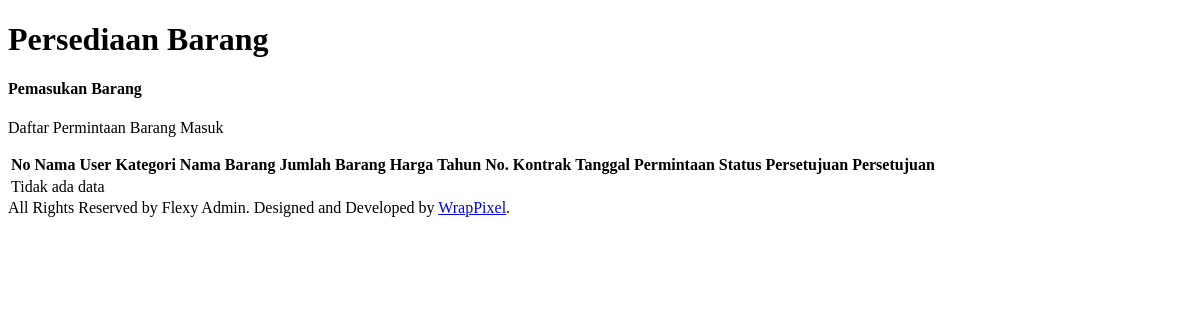
Page /kadopus/pengeluaran.php on the earlier database version.
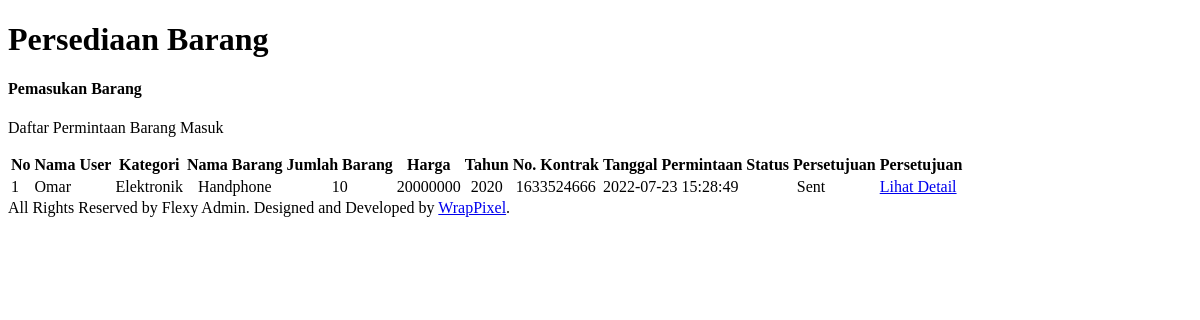
Same page on the later database version.
### tables this page shows
CREATE TABLE `pengeluaran` (
  `id_kirim` int(11) NOT NULL,
  `id_user` int(11) NOT NULL,
  `nama_user` varchar(50) NOT NULL,
  `alamat_user` varchar(250) NOT NULL,
  `id_barang` varchar(11) NOT NULL,
  `id_komoditi` int(11) NOT NULL,
  `nama_barang` varchar(250) NOT NULL,
  `jumlah_barang` int(11) NOT NULL,
  `harga_barang` int(11) NOT NULL,
  `tahun_produksi` int(11) NOT NULL,
  `no_kontrak` int(11) NOT NULL,
  `tgl_request` timestamp NOT NULL DEFAULT current_timestamp(),
  `tgl_kirim` timestamp NOT NULL DEFAULT current_timestamp(),
  `status_request` bit(1) NOT NULL
);

CREATE TABLE `komoditi` (
  `id_komoditi` int(11) NOT NULL,
  `jenis_komoditi` varchar(50) NOT NULL
);

### kadopus/pengeluaran.php (the view, shortened to what this page needs)
<!DOCTYPE html>
<html dir="ltr" lang="en">
<body>
    <div class="page-wrapper">
        <div class="page-breadcrumb">
            <div class="row align-items-center">
                <div class="col-6">
                    <h1 class="mb-0 fw-bold">Persediaan Barang</h1>
                </div>
            </div>
        </div>
        <div class="container-fluid">
            <div class="row">
                <div class="col-12">
                    <div class="card">
                        <div class="card-body">
                            <div class="d-md-flex">
                                <div>
                                    <h4 class="card-title">Pemasukan Barang</h4>
                                    <p>Daftar Permintaan Barang Masuk</p>
                                </div>
                            </div>
                            <div class="table-responsive">
                                <table class="table mb-0 table-hover align-middle text-nowrap">
                                    <thead>
                                        <tr>
                                            <th class="border-top-0">No</th>
                                            <th class="border-top-0">Nama User</th>
                                            <th class="border-top-0">Kategori</th>
                                            <th class="border-top-0">Nama Barang</th>
                                            <th class="border-top-0">Jumlah Barang</th>
                                            <th class="border-top-0">Harga</th>
                                            <th class="border-top-0">Tahun</th>
                                            <th class="border-top-0">No. Kontrak</th>
                                            <th class="border-top-0">Tanggal Permintaan</th>
                                            <th class="border-top-0">Status Persetujuan</th>
                                            <th class="border-top-0">Persetujuan</th>
                                        </tr>
                                    </thead>
                                    <tbody>
                                     <?php
                                            include 'database.php';
                                            $no = 1;
                                            $sql = mysqli_query($koneksi,'SELECT * FROM pengeluaran LEFT JOIN komoditi USING(id_komoditi) ORDER BY id_kirim DESC');
                                            if (mysqli_num_rows($sql) > 0 ) {
                                            while ($row = mysqli_fetch_array($sql)){
                                        ?>
                                            <tr>
                                            <td><?php echo $no++ ?></td>
                                            <td><?php echo $row['nama_user']?></td>
                                            <td><?php echo $row['jenis_komoditi']?></td>
                                            <td style="text-align:center"><?php echo $row['nama_barang']?></td>
                                            <td style="text-align:center"><?php echo $row['jumlah_barang']?></td>
                                            <td style="text-align:center"><?php echo $row['harga_barang']?></td>
                                            <td style="text-align:center"><?php echo $row['tahun_produksi']?></td>
                                            <td style="text-align:center"><?php echo $row['no_kontrak']?></td>
                                            <td><?php echo $row['tgl_request']?></td>
                                            <td style="text-align:center"><?php echo ($row['status_request'] == 0)?'Processed':'Sent'; ?></td>
                                            <td>
                                                <a href="<?php echo BASE_URL."index.php?page=kadopus/detail_pengeluaran.php&id_kirim=$row[id_kirim]" ?>">Lihat Detail</a>
                                            </td>
                                            </tr>
                                        <?php }
                                        }else { ?>
                                            <tr>
                                                <td colspan="9">Tidak ada data</td>
                                            </tr>
                                        <?php } ?>
                                    </tbody>
                                </table>
                            </div>
                        </div>
                    </div>
                </div>
            </div>
        <footer class="footer text-center">
            All Rights Reserved by Flexy Admin. Designed and Developed by <a
                href="https://www.wrappixel.com">WrapPixel</a>.
        </footer>
    </div>
    </div>
</body>
</html>

Differences in the rows shown:
added pengeluaran: nama_user "Omar", id_komoditi.jenis_komoditi "Elektronik", nama_barang "Handphone", jumlah_barang "10", harga_barang "20000000", tahun_produksi "2020", no_kontrak "1633524666", tgl_request "2022-07-23 15:28:49", status_request "Sent"
Other differences:
text no longer shown: "Tidak ada data"
